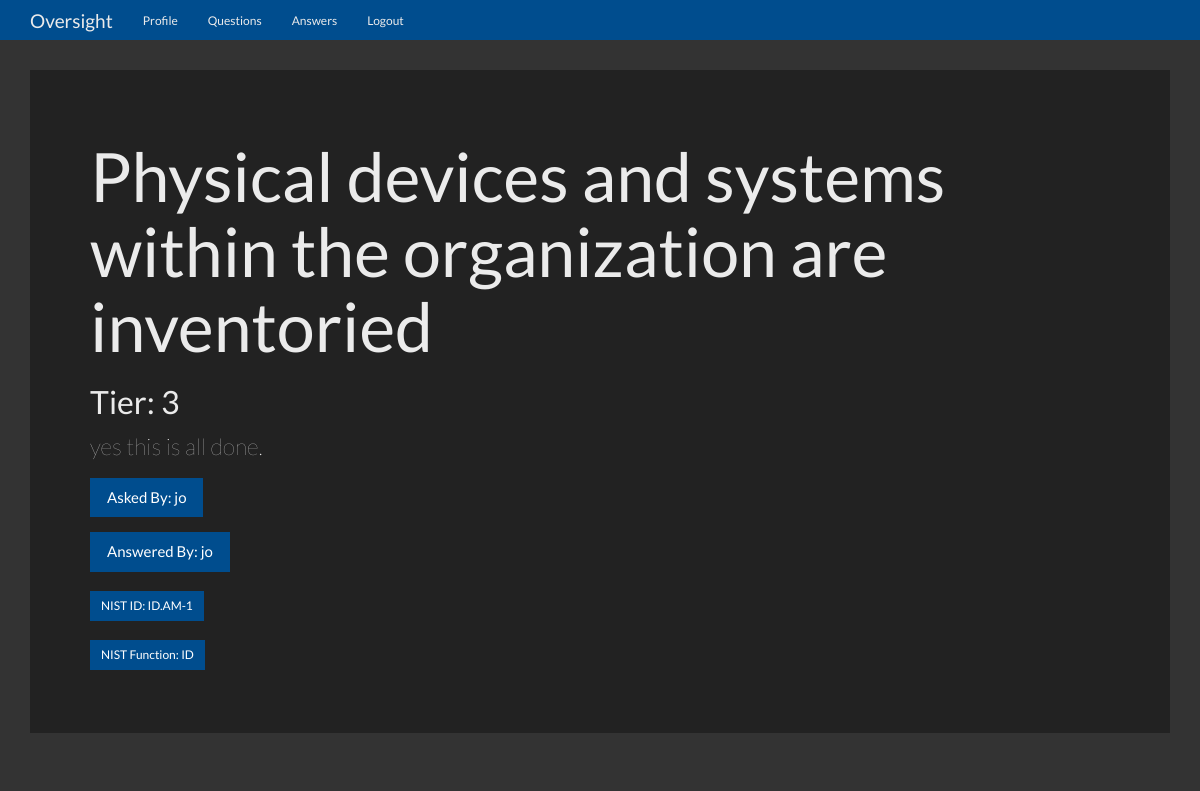
The page /question/1 (signed in) on the database its author committed.
### flaskqa/models.py (models this page shows, shortened)
class Question(db.Model):
    id = db.Column(db.Integer, primary_key=True)
    question = db.Column(db.Integer)
    answer = db.Column(db.Integer)
    asked_by_id = db.Column(db.Integer, db.ForeignKey('user.id'))
    expert_id = db.Column(db.Integer, db.ForeignKey('user.id'))
    nist_id = db.Column(db.String)
    nist_function = db.Column(db.String)
    nist_subcategory = db.Column(db.String)
    justification = db.Column(db.Text)

class User(UserMixin, db.Model):
    id = db.Column(db.Integer, primary_key=True)
    name = db.Column(db.String(50))
    password = db.Column(db.String(100))
    expert = db.Column(db.Boolean)
    admin = db.Column(db.Boolean)
    questions_asked = db.relationship(
        'Question',
        foreign_keys='Question.asked_by_id',
        backref='asker',
        lazy=True
    )
    answers_requested = db.relationship(
        'Question',
        foreign_keys='Question.expert_id',
        backref='expert',
        lazy=True
    )
    @property
    def unhashed_password(self):
        raise AttributeError('Cannot view unhashed password!')

### flaskqa/routes/main.py (the view)
@main.route('/question/<int:question_id>', methods=['GET', 'POST'])
@login_required
def question(question_id):
    if not current_user.expert:
        return redirect(url_for('main.index'))
    question = Question.query.get_or_404(question_id)
    if request.method == 'POST':
        question.answer = request.form['answer']
        db.session.commit()
        return redirect(url_for('main.unanswered'))
    context = {
        'question' : question
    }
    return render_template('question.html', **context)

### flaskqa/__init__.py (called while the page is built)
def create_app(config_file='settings.py'):
    app = Flask(__name__)
    app.config.from_pyfile(config_file)
    db.init_app(app)
    login_manager.init_app(app)
    login_manager.login_view = 'auth.login'
    @login_manager.user_loader
    def user_loader(user_id):
        return User.query.get(user_id)
    app.register_blueprint(main)
    app.register_blueprint(auth)
    app.cli.add_command(create_tables)
    return app

### flaskqa/templates/question.html (shortened to what this page needs)
{% extends 'base.html' %}
{% block content %}
<div class="jumbotron">
        <h1>{{ question.question }}</h1>
        <h2>Tier: {{ question.answer }}</h2>
        <p>{{ question.justification }}</p>
        <p><a class="btn btn-primary btn-md">Asked By: {{ question.asker.name }}</a></p>
        <p><a class="btn btn-primary btn-md">Answered By: {{ question.expert.name }}</a></p>
        <p><a class="btn btn-primary btn-sm">NIST ID: {{ question.nist_id }}</a></p>
        <p><a class="btn btn-primary btn-sm">NIST Function: {{ question.nist_function }}</a></p>
      </div>
{% endblock %}

### flaskqa/static/theme.css (style rules this page uses)
body { padding-top: 70px; padding-bottom: 30px; }

### rows shown on the page
Question: question "Physical devices and systems within the organization are inventoried", answer "3", justification "yes this is all done.", nist_id "ID.AM-1", nist_function "ID"
User: asker.name "jo", expert.name "jo"
